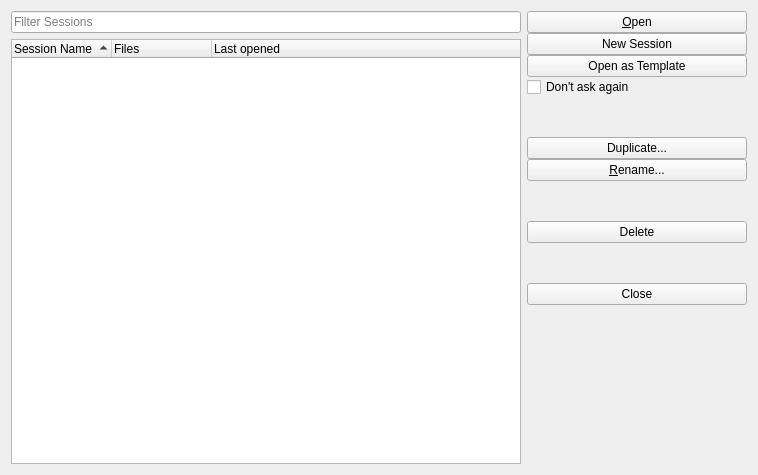
<?xml version="1.0" encoding="UTF-8"?>
<ui version="4.0">
 <class>KateSessionManageDialogUi</class>
 <widget class="QWidget" name="KateSessionManageDialogUi">
  <property name="geometry">
   <rect>
    <x>0</x>
    <y>0</y>
    <width>758</width>
    <height>475</height>
   </rect>
  </property>
  <layout class="QHBoxLayout" name="horizontalLayout_2" stretch="1,0">
   <item>
    <layout class="QVBoxLayout" name="verticalLayout_3">
     <item>
      <layout class="QHBoxLayout" name="horizontalLayout">
       <item>
        <widget class="QLineEdit" name="m_filterBox">
         <property name="sizePolicy">
          <sizepolicy hsizetype="Expanding" vsizetype="Fixed">
           <horstretch>1</horstretch>
           <verstretch>0</verstretch>
          </sizepolicy>
         </property>
         <property name="text">
          <string/>
         </property>
         <property name="placeholderText">
          <string>Filter Sessions</string>
         </property>
         <property name="clearButtonEnabled">
          <bool>true</bool>
         </property>
        </widget>
       </item>
      </layout>
     </item>
     <item>
      <widget class="QTreeWidget" name="m_sessionList">
       <property name="rootIsDecorated">
        <bool>false</bool>
       </property>
       <property name="itemsExpandable">
        <bool>false</bool>
       </property>
       <property name="sortingEnabled">
        <bool>true</bool>
       </property>
       <property name="allColumnsShowFocus">
        <bool>true</bool>
       </property>
       <column>
        <property name="text">
         <string>Session Name</string>
        </property>
       </column>
       <column>
        <property name="text">
         <string extracomment="The number of open documents">Files</string>
        </property>
        <property name="textAlignment">
         <set>AlignLeading|AlignVCenter</set>
        </property>
       </column>
       <column>
        <property name="text">
         <string>Last opened</string>
        </property>
       </column>
      </widget>
     </item>
    </layout>
   </item>
   <item>
    <layout class="QVBoxLayout" name="verticalLayout_2">
     <property name="spacing">
      <number>0</number>
     </property>
     <item>
      <layout class="QVBoxLayout" name="verticalLayout" stretch="0,0,0,0">
       <item>
        <layout class="QVBoxLayout" name="verticalLayout_4">
         <item>
          <widget class="QPushButton" name="m_openButton">
           <property name="text">
            <string>&amp;Open</string>
           </property>
           <property name="icon">
            <iconset theme="document-open"/>
           </property>
          </widget>
         </item>
         <item>
          <widget class="QPushButton" name="m_newButton">
           <property name="text">
            <string>New Session</string>
           </property>
           <property name="icon">
            <iconset theme="list-add"/>
           </property>
          </widget>
         </item>
         <item>
          <widget class="QPushButton" name="m_templateButton">
           <property name="text">
            <string>Open as Template</string>
           </property>
          </widget>
         </item>
         <item>
          <widget class="QCheckBox" name="m_dontAskCheckBox">
           <property name="text">
            <string>Don't ask again</string>
           </property>
          </widget>
         </item>
         <item>
          <spacer name="verticalSpacer_7">
           <property name="orientation">
            <enum>Qt::Vertical</enum>
           </property>
           <property name="sizeHint" stdset="0">
            <size>
             <width>20</width>
             <height>40</height>
            </size>
           </property>
          </spacer>
         </item>
         <item>
          <widget class="QPushButton" name="m_copyButton">
           <property name="text">
            <string>Duplicate...</string>
           </property>
          </widget>
         </item>
         <item>
          <widget class="QPushButton" name="m_renameButton">
           <property name="text">
            <string>&amp;Rename...</string>
           </property>
          </widget>
         </item>
         <item>
          <spacer name="verticalSpacer_2">
           <property name="orientation">
            <enum>Qt::Vertical</enum>
           </property>
           <property name="sizeHint" stdset="0">
            <size>
             <width>20</width>
             <height>40</height>
            </size>
           </property>
          </spacer>
         </item>
         <item>
          <widget class="QPushButton" name="m_deleteButton">
           <property name="text">
            <string>Delete</string>
           </property>
          </widget>
         </item>
        </layout>
       </item>
       <item>
        <spacer name="verticalSpacer">
         <property name="orientation">
          <enum>Qt::Vertical</enum>
         </property>
         <property name="sizeHint" stdset="0">
          <size>
           <width>20</width>
           <height>40</height>
          </size>
         </property>
        </spacer>
       </item>
       <item>
        <widget class="QPushButton" name="m_closeButton">
         <property name="text">
          <string>Close</string>
         </property>
        </widget>
       </item>
       <item>
        <spacer name="horizontalSpacer">
         <property name="orientation">
          <enum>Qt::Horizontal</enum>
         </property>
         <property name="sizeType">
          <enum>QSizePolicy::MinimumExpanding</enum>
         </property>
         <property name="sizeHint" stdset="0">
          <size>
           <width>220</width>
           <height>0</height>
          </size>
         </property>
        </spacer>
       </item>
      </layout>
     </item>
     <item>
      <spacer name="verticalSpacer_3">
       <property name="orientation">
        <enum>Qt::Vertical</enum>
       </property>
       <property name="sizeHint" stdset="0">
        <size>
         <width>20</width>
         <height>0</height>
        </size>
       </property>
      </spacer>
     </item>
    </layout>
   </item>
  </layout>
 </widget>
 <tabstops>
  <tabstop>m_newButton</tabstop>
  <tabstop>m_templateButton</tabstop>
  <tabstop>m_dontAskCheckBox</tabstop>
  <tabstop>m_copyButton</tabstop>
  <tabstop>m_renameButton</tabstop>
  <tabstop>m_deleteButton</tabstop>
  <tabstop>m_closeButton</tabstop>
  <tabstop>m_filterBox</tabstop>
  <tabstop>m_sessionList</tabstop>
  <tabstop>m_openButton</tabstop>
 </tabstops>
 <resources/>
 <connections/>
</ui>
